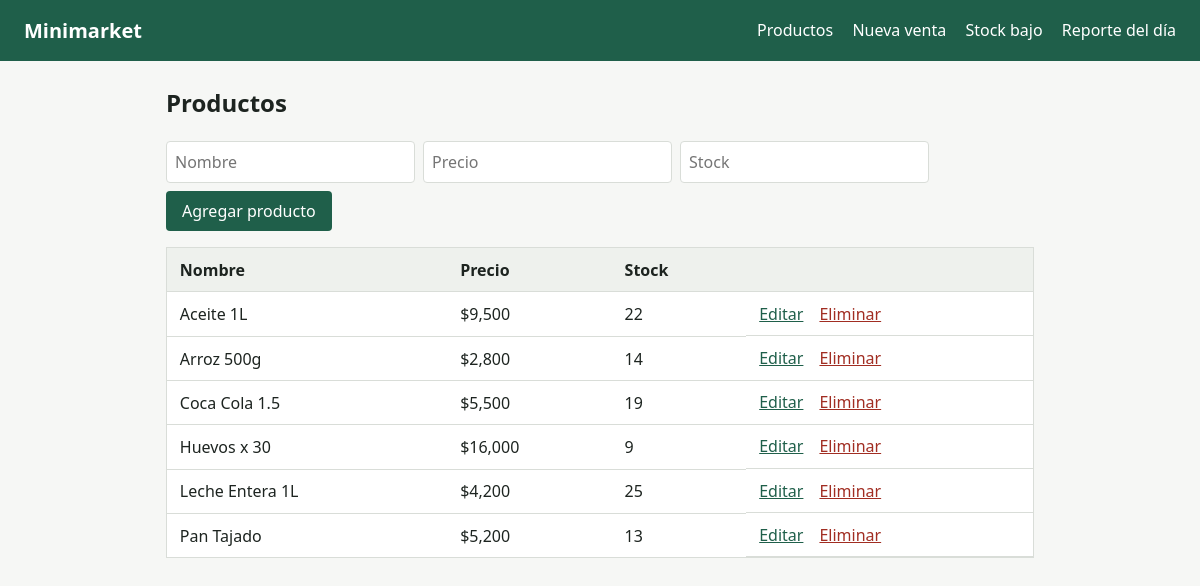
The page /productos on the database its author committed.
### tables this page shows
CREATE TABLE productos(
        id INTEGER PRIMARY KEY AUTOINCREMENT,
        nombre TEXT NOT NULL,
        precio REAL NOT NULL,
        stock INTEGER NOT NULL DEFAULT 0);

### app.py (the view)
@app.route("/")
@app.route("/productos")
def productos():
    lista = get_db().execute("SELECT * FROM productos ORDER BY nombre").fetchall()
    return render_template("productos.html", productos=lista, minimo=STOCK_MINIMO)

### app.py (called while the page is built)
def get_db():
    if "db" not in g:
        g.db = sqlite3.connect(DB)
        g.db.row_factory = sqlite3.Row
    return g.db

### templates/productos.html
{% extends "base.html" %}
{% block content %}
<h2>Productos</h2>
<form method="post" action="{{ url_for('producto_nuevo') }}" class="inline">
  <input name="nombre" placeholder="Nombre" required>
  <input name="precio" type="number" step="0.01" min="0" placeholder="Precio" required>
  <input name="stock" type="number" min="0" placeholder="Stock" required>
  <button>Agregar producto</button>
</form>
<table>
  <tr><th>Nombre</th><th>Precio</th><th>Stock</th><th></th></tr>
  {% for p in productos %}
  <tr class="{{ 'bajo' if p.stock <= minimo }}">
    <td>{{ p.nombre }}</td><td>${{ '{:,.0f}'.format(p.precio) }}</td><td>{{ p.stock }}</td>
    <td class="acciones">
      <a href="{{ url_for('producto_editar', pid=p.id) }}">Editar</a>
      <form method="post" action="{{ url_for('producto_eliminar', pid=p.id) }}" onsubmit="return confirm('¿Eliminar este producto?')">
        <button class="link">Eliminar</button>
      </form>
    </td>
  </tr>
  {% else %}
  <tr><td colspan="4">Aún no hay productos. Agrega el primero arriba.</td></tr>
  {% endfor %}
</table>
{% endblock %}

### templates/base.html (shortened to what this page needs)
<!doctype html>
<html lang="es">
<head>
  <link rel="stylesheet" href="{{ url_for('static', filename='style.css') }}">
</head>
<body>
  <header>
    <h1>Minimarket</h1>
    <nav>
      <a href="{{ url_for('productos') }}">Productos</a>
      <a href="{{ url_for('venta') }}">Nueva venta</a>
      <a href="{{ url_for('alertas') }}">Stock bajo</a>
      <a href="{{ url_for('reporte') }}">Reporte del día</a>
    </nav>
  </header>
  <main>
    {% block content %}{% endblock %}
  </main>
</body>
</html>

### static/style.css (style rules this page uses)
:root { --verde:#1f5f4a;--fondo:#f6f7f5;--texto:#1d2420;--borde:#d9ddd8;--alerta:#fff1d6;--error:#fde4e1 }
* { box-sizing:border-box }
body { margin:0;font-family:system-ui,-apple-system,"Segoe UI",sans-serif;background:var(--fondo);color:var(--texto);line-height:1.5 }
header { background:var(--verde);color:#fff;padding:.9rem 1.5rem;display:flex;flex-wrap:wrap;gap:1rem;align-items:center;justify-content:space-between }
header h1 { margin:0;font-size:1.25rem }
nav { display:flex;gap:1.2rem;flex-wrap:wrap }
nav a { color:#fff;text-decoration:none;padding:.2rem 0;border-bottom:2px solid transparent }
main { max-width:900px;margin:1.5rem auto;padding:0 1rem }
table { width:100%;border-collapse:collapse;background:#fff;border:1px solid var(--borde);margin:1rem 0 }
th,td { padding:.6rem .8rem;text-align:left;border-bottom:1px solid var(--borde) }
th { background:#eef1ed }
input { padding:.5rem;border:1px solid var(--borde);border-radius:4px;font:inherit }
button { padding:.5rem 1rem;background:var(--verde);color:#fff;border:0;border-radius:4px;font:inherit;cursor:pointer }
button.link { background:none;color:#a12d22;padding:0;text-decoration:underline }
form.inline { display:flex;flex-wrap:wrap;gap:.5rem }
.acciones { display:flex;gap:1rem;align-items:center }
.acciones form { margin:0 }
.acciones a { color:var(--verde) }

### rows shown on the page
productos: nombre "Aceite 1L", precio "9,500", stock "22"
productos: nombre "Arroz 500g", precio "2,800", stock "14"
productos: nombre "Coca Cola 1.5", precio "5,500", stock "19"
productos: nombre "Huevos x 30", precio "16,000", stock "9"
productos: nombre "Leche Entera 1L", precio "4,200", stock "25"
productos: nombre "Pan Tajado", precio "5,200", stock "13"
